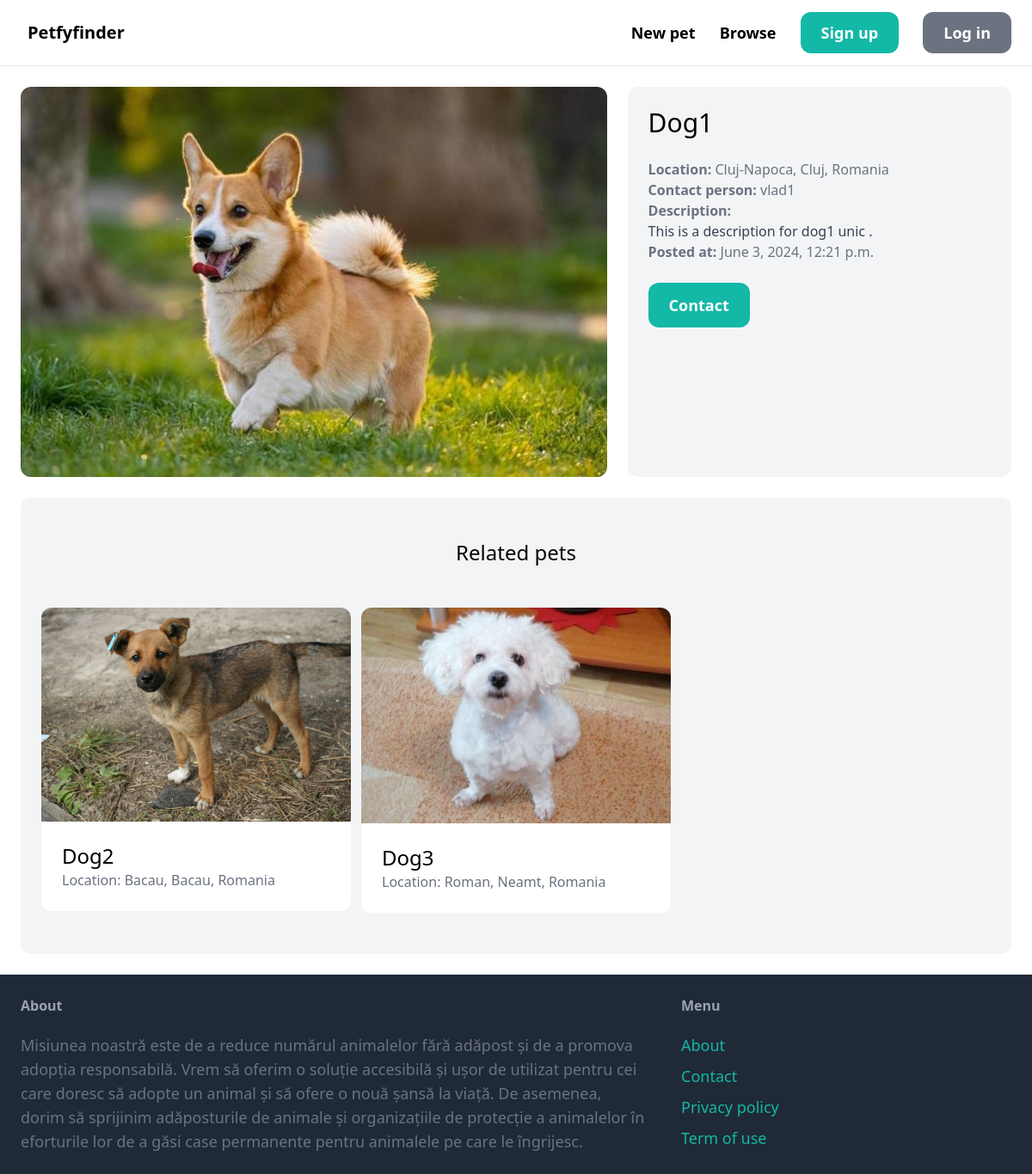
Screenshot of /items/9/ with the database file from the repository.
### item/models.py (models this page shows, shortened)
class Item(models.Model):
    category = models.ForeignKey(Category, related_name='items', on_delete=models.CASCADE)
    name = models.CharField(max_length=255)
    description = models.TextField(blank=True, null=True)
    image = models.ImageField(upload_to='item_images', blank=True, null=True)
    location = models.TextField(blank=True, null=True)
    is_adopted = models.BooleanField(default=False)
    created_by = models.ForeignKey(User, related_name='items', on_delete=models.CASCADE)
    created_at = models.DateTimeField(auto_now_add=True)

### item/views.py (the view)
# urls.py: path('<int:pk>/', views.detail, name="detail"),
def detail(request, pk):
    item = get_object_or_404(Item, pk=pk)
    related_items = Item.objects.filter(category=item.category, is_adopted=False).exclude(pk=pk)[0:3]
    return render(request, 'item/detail.html', {
        'item': item,
        'related_items': related_items,
    })

### item/templates/item/detail.html (shortened to what this page needs)
{% extends 'core/base.html'%}
{% block content %}
<div class="grid grid-cols-5 gap-6">
    <div class="col-span-3">
        <img src="{{ item.image.url }}" class="rounded-xl">
    </div>
    <div class="col-span-2 p-6 bg-gray-100 rounded-xl">
        <h1 class="mb-6 text-3xl">{{ item.name }}</h1>
        <p class="text-gray-500"><strong>Location: </strong>{{ item.location }}</p>
        <p class="text-gray-500"><strong>Contact person: </strong>{{ item.created_by.username }}</p>
        {% if item.description %}
            <p class="text-gray-700">
                <strong class="text-gray-500">Description: </strong><br>
                {{ item.description }}
            </p>
        {% endif %}
        <p class="text-gray-500"><strong>Posted at: </strong>{{ item.created_at }}</p>
        {% if request.user == item.created_by %}
            <div class="mt-6 p-6 bg-white rounded-xl">
                <p>This is your pet!</p>
                <a href="{% url 'item:edit' item.id %}" class="inline-block mt-6 px-6 py-3 text-lg font-semibold bg-teal-500 text-white rounded-xl">Edit</a>
                <a href="{% url 'item:delete' item.id %}" class="inline-block mt-6 px-6 py-3 text-lg font-semibold bg-red-500 text-white rounded-xl">Delete</a>
            </div>
        {% else %}
            <a href="{% url 'conversation:new' item.id %}" class="inline-block mt-6 px-6 py-3 text-lg font-semibold bg-teal-500 text-white rounded-xl hover:bg-teal-700">Contact</a>
        {% endif %}
    </div>
</div>
<div class="mt-6 px-6 py-12 bg-gray-100 rounded-xl">
    <h2 class="mb-12 text-2xl text-center">Related pets</h2>
    <div class="grid grid-cols-3 gap-3">
        {% for item in related_items %}
            <div>
                <a href="{% url 'item:detail' item.id %}">
                    <div>
                        <img src="{{ item.image.url }}" class="rounded-t-xl">
                    </div>
                    <div class="p-6 bg-white rounded-b-xl">
                        <h2 class="text-2xl">{{ item.name }}</h2>
                        <p class="text-gray-500">Location: {{ item.location }}</p>
                    </div>
                </a>
            </div>
        {% endfor %}
    </div>
</div>
{% endblock %}

### rows the page displays
Item: image (picture), name "Dog1", location "Cluj-Napoca, Cluj, Romania", created_by.username "vlad1", description "This is a description for dog1 unic .", created_at "June 3, 2024, 12:21 p.m."
Item: image (picture), name "Dog2", location "Bacau, Bacau, Romania"
Item: image (picture), name "Dog3", location "Roman, Neamt, Romania"
